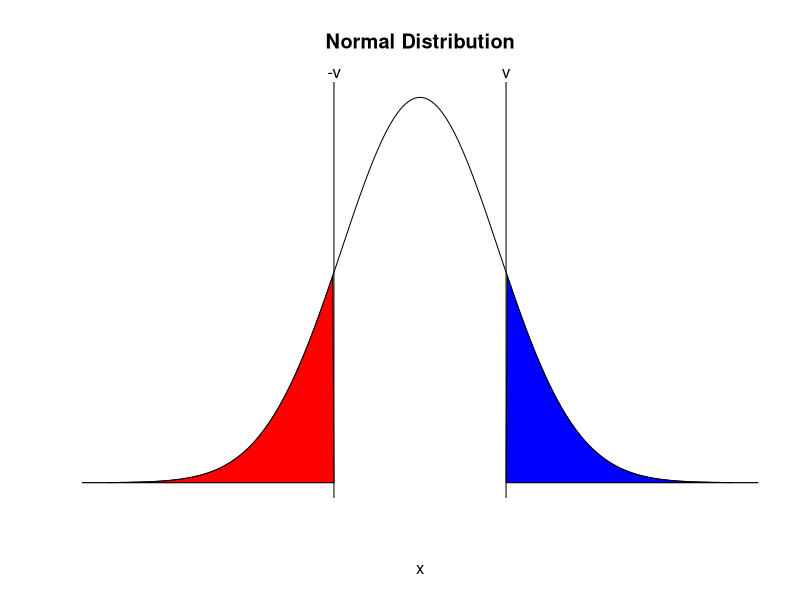

The R script that drew this image:
## ---- chunk 1
knitr::opts_chunk$set(echo = TRUE)
## ---- chunk 2
u = 12
x = 12.01
s = 0.2
n= 144
z = (x - u)/(s/sqrt(n))
print(z)
print(paste("The probability is ", pnorm(-z)))

## ---- chunk 3
u = 12
x = 12.03
s = 0.2
n= 144
z = (x - u)/(s/sqrt(n))
print(z)
print(paste("The probability is ", pnorm(-z)))
## ---- chunk 4
u = 250*0.08
x = 20.2
s = 0.01
n = 250

z = (x - u)/(s*sqrt(n))

print(paste("The probability is ", pnorm(z, lower.tail=FALSE)))
## ---- chunk 5
S1 = qnorm(0.1)
print(S1)
## ---- chunk 6
S1 = qnorm(0.1)
u = 0.08
s = 0.01
n = 250
print(n*u + sqrt(n)*s*S1)
## ---- chunk 7
mu = 1*0.3 + 2*0.3 + 3*0.2 + 4*0.1
print(mu)
## ---- chunk 8
mu = 1*0.3 + 2*0.3 + 3*0.2 + 4*0.1
muu =  1*0.3 + 4*0.3 + 9*0.2 + 16*0.1
var = muu - mu^2
print(var)
## ---- chunk 9
n = 100
mu = 1*0.3 + 2*0.3 + 3*0.2 + 4*0.1
muu =  1*0.3 + 4*0.3 + 9*0.2 + 16*0.1
var = muu - mu^2
print(pnorm(2, mean=mu, sd=sqrt(var/n),lower.tail=FALSE))
## ---- chunk 10
X = 2
mu = 1*0.3 + 2*0.3 + 3*0.2 + 4*0.1
muu =  1*0.3 + 4*0.3 + 9*0.2 + 16*0.1
var = muu - mu^2
z = (X-mu)/(sqrt(var/n))
print(pnorm(z,lower.tail=FALSE))
## ---- chunk 11
u = 2000
s = 500
n = 625
print(pnorm(1980, mean =u, s=s / sqrt(n), lower.tail=FALSE))

## ---- chunk 12
p = 0.1
print(pnorm(60/625, mean=p, sd=p*(1-p)/sqrt(n), lower.tail=FALSE))
## ---- chunk 13
s = 5
n = 60
t = (14 - 15)/(5/sqrt(n))
print(pnorm(t, lower.tail=TRUE))
## ---- chunk 14
z = qnorm(0.7)
print(z)
## ---- chunk 15
z = qnorm(0.7)
s = 5
n = 60
mu = 15
print(z*(s/sqrt(n)) + mu)

## ---- chunk 16
z = qnorm(0.01)
s = 5
print((z*s)^2)
## ---- chunk 17
mu = 1.3
X = 1.305
s = 0.1
n = 200
z = (X-mu)/(s/sqrt(n))
print(pnorm(z, lower.tail=FALSE))
## ---- chunk 18
mu = 1.3
s = 0.1
n = 200
z = qnorm(0.25)
print(z*(s/sqrt(n)) + mu)
## ---- chunk 19
mu = 1.3
s = 0.1
n = 200
z = qnorm(0.05)
print(((z  * s)/(1.305 - mu))^2)
## ---- chunk 20
mu = 4
Sx = 180
n = 50
s = 2
t  = (Sx-(mu*n))/(s*sqrt(n))
print(pnorm(t, lower.tail=TRUE))
## ---- chunk 21
z = qnorm(0.3)
print(z*s*sqrt(n)  + mu*n)
## ---- chunk 22
n = 50
X = 1500
s = 0.1
t = (1500 - 30.01*n)/(s*sqrt(n))
print(t)
print(pnorm(t, lower.tail=FALSE))
## ---- chunk 23
n = 80
V = 2401
u = 30.01
s = 0.1
t = (V - u*n)/(s*sqrt(n))
print(t)
print(pnorm(t, lower.tail=TRUE))
## ---- chunk 24
n = 80
u = 30.01
s = 0.1
print(qnorm(0.9)*s*sqrt(n) + n*u)
## ---- chunk 25
s = 0.5
v = 0.1
t = qnorm(1.9/2)
print(t)
print(ceiling(((t*s)/v)^2))
## ---- chunk 26
mean=0; sd=1
lb=-555.1; ub=-1.1

x <- seq(-4,4,length=500)*sd + mean
hx <- dnorm(x,mean,sd)

plot(x, hx, type="n", ylab="",
  main="Normal Distribution", axes=FALSE)

i <- x >= lb & x <= ub
lines(x, hx)
polygon(c(lb,x[i],ub), c(0,hx[i],0), col="red")

area <- pnorm(ub, mean, sd) - pnorm(lb, mean, sd)
axis(1, at=seq(40, 160, 20), pos=0) 

lb1=1.1; ub1=5555.5
i <- x >= lb1 & x <= ub1
polygon(c(lb1,x[i],ub1), c(0,hx[i],0), col="blue")

area <- pnorm(ub1, mean, sd) - pnorm(lb1, mean, sd)
abline(v =lb1)
abline(v =ub)
mtext("v", at=lb1)
mtext("-v", at=ub)
